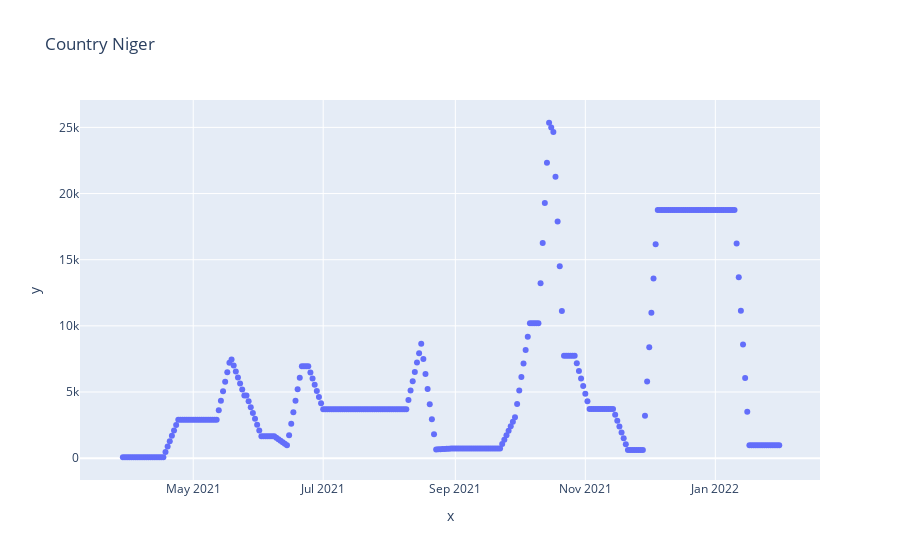
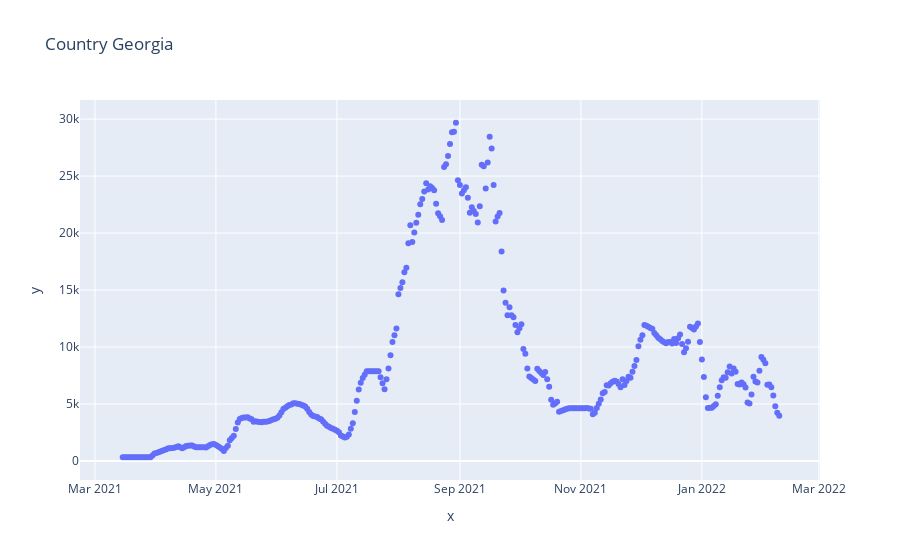
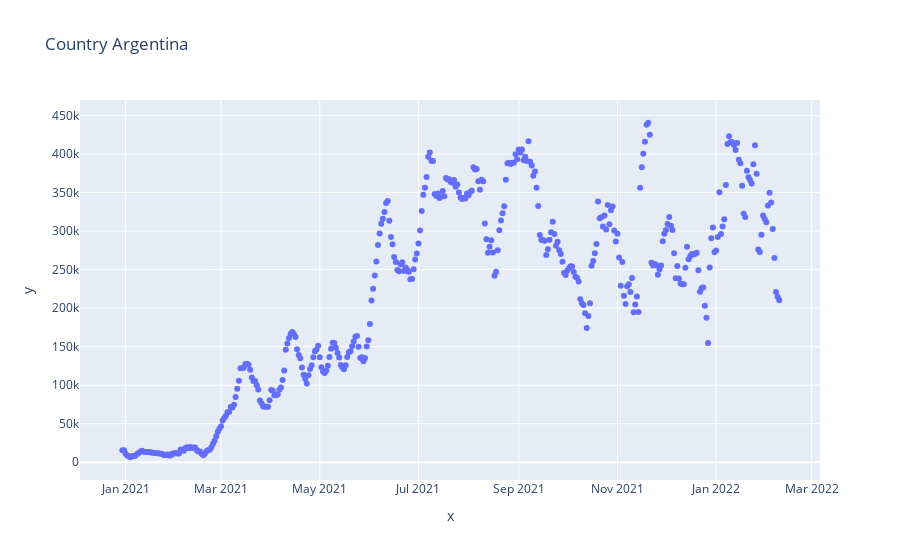

The cell these charts' notebook holds for them, in order:
### Markdown cell above
# Exemple Plotting 

<div class="alert alert-block alert-info" style="font-size:16px; font-family:Helvetica;">
     📌 Here we are going to create a function that get a Country Name in parameter and make a plot of the daily vaccination it is easy with this function to get for each country his daily vaccination information 
</div>

### Code cell
def dateVacination(countryCode):
    df = getDf()
    
    dfA = df[df['iso_code'] == countryCode]
    liste = list(set(dfA['country']))

    fig = px.scatter(x=dfA['date'] , y=dfA['daily_vaccinations'],title='Country {}'.format(liste[0]))

    fig.show()
    

liste = list(set(df['iso_code']))

for i in range(3):
    source_code = liste[i]
    dateVacination(source_code)

### Figure 1 — Plotly figure (JSON) as saved in the notebook; plotly's stock layout.template omitted (floating-point values rounded to 4 significant figures; data arrays with more than 128 entries replaced by an {"elided": "..."} marker saying what was removed)
{"data": [{"hovertemplate": "x=%{x}<br>y=%{y}<extra></extra>", "legendgroup": "", "marker": {"color": "#636efa", "symbol": "circle"}, "mode": "markers", "name": "", "orientation": "v", "showlegend": false, "type": "scatter", "x": {"elided": "310 str values"}, "xaxis": "x", "y": {"elided": "310 float values"}, "yaxis": "y"}], "layout": {"legend": {"tracegroupgap": 0}, "title": {"text": "Country Niger"}, "xaxis": {"anchor": "y", "domain": [0.0, 1.0], "title": {"text": "x"}}, "yaxis": {"anchor": "x", "domain": [0.0, 1.0], "title": {"text": "y"}}}}

### Figure 2 — Plotly figure (JSON) as saved in the notebook; plotly's stock layout.template omitted (floating-point values rounded to 4 significant figures; data arrays with more than 128 entries replaced by an {"elided": "..."} marker saying what was removed)
{"data": [{"hovertemplate": "x=%{x}<br>y=%{y}<extra></extra>", "legendgroup": "", "marker": {"color": "#636efa", "symbol": "circle"}, "mode": "markers", "name": "", "orientation": "v", "showlegend": false, "type": "scatter", "x": {"elided": "333 str values"}, "xaxis": "x", "y": {"elided": "333 float values"}, "yaxis": "y"}], "layout": {"legend": {"tracegroupgap": 0}, "title": {"text": "Country Georgia"}, "xaxis": {"anchor": "y", "domain": [0.0, 1.0], "title": {"text": "x"}}, "yaxis": {"anchor": "x", "domain": [0.0, 1.0], "title": {"text": "y"}}}}

### Figure 3 — Plotly figure (JSON) as saved in the notebook; plotly's stock layout.template omitted (floating-point values rounded to 4 significant figures; data arrays with more than 128 entries replaced by an {"elided": "..."} marker saying what was removed)
{"data": [{"hovertemplate": "x=%{x}<br>y=%{y}<extra></extra>", "legendgroup": "", "marker": {"color": "#636efa", "symbol": "circle"}, "mode": "markers", "name": "", "orientation": "v", "showlegend": false, "type": "scatter", "x": {"elided": "408 str values"}, "xaxis": "x", "y": {"elided": "408 float values"}, "yaxis": "y"}], "layout": {"legend": {"tracegroupgap": 0}, "title": {"text": "Country Argentina"}, "xaxis": {"anchor": "y", "domain": [0.0, 1.0], "title": {"text": "x"}}, "yaxis": {"anchor": "x", "domain": [0.0, 1.0], "title": {"text": "y"}}}}
